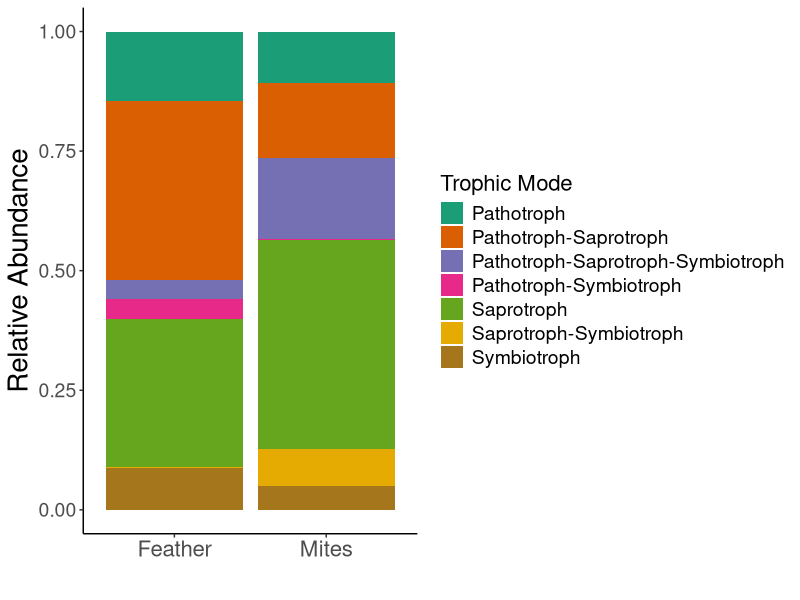

Write the R code that produced this figure.
library(dplyr)
library(ggplot2)
library(reshape2)


setwd("/Users/alix22792/Desktop/tmp")

# read in full dataset
funguild<-read.delim("OTU-table-frombiom-with-taxonomy.guilds.txt", header=T)

# filter high confidence assignments - Probable and Highly Probable
funguild.conf <-
    funguild %>%
    filter(Confidence.Ranking %in% c("Probable", "Highly Probable"))

# reshape data
funguild.conf_m<-melt(funguild.conf)

# add category variable
funguild.conf_m <-
    funguild.conf_m %>% mutate(category = substr(variable, 1, 2))

funguild.conf_m$category <- as.factor(funguild.conf_m$category)



#calculate abundance

funguild_sum <-
    funguild.conf_m %>%
    group_by(Trophic.Mode, category) %>%
    summarise(total.reads = sum(value))

sum(funguild_sum$total.reads)
#114412 TOTAL reads



aggregate(funguild_sum$total.reads, list(funguild_sum$category), FUN=sum)
#106302 reads for feathers
#8110 reads for mites


funguild_sum_perc<-
    funguild_sum %>%
    group_by(category) %>%
    mutate(percent = total.reads/sum(total.reads))



ggplot(funguild_sum_perc, aes(category, percent, fill = Trophic.Mode))+
    geom_bar(stat='identity')+
    theme_classic()+
    ylab("Relative Abundance")+
    xlab("")+
    labs(fill="Trophic Mode") +
    scale_fill_brewer(palette="Dark2") +
    scale_x_discrete(labels=c("PF" = "Feather", "PM" = "Mites")) +
    theme(legend.title = element_text(size=16),
          axis.title = element_text(size = 20),
          axis.text.y = element_text(size = 14),
          axis.text.x = element_text(size=16),
          legend.text=element_text(size=14))

# save as 6x8 landscape